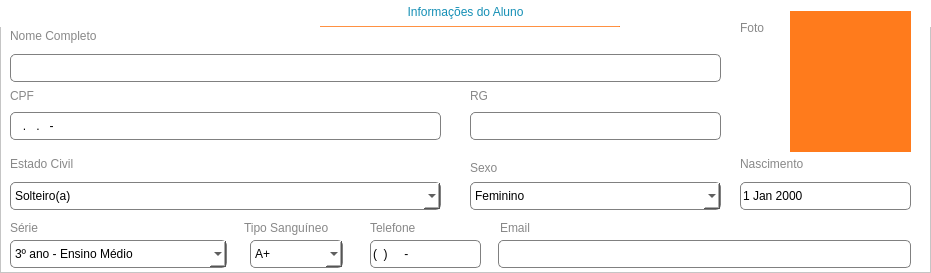
    <widget class="QFrame" name="framePessoais">
     <property name="geometry">
      <rect>
       <x>0</x>
       <y>10</y>
       <width>931</width>
       <height>273</height>
      </rect>
     </property>
     <property name="sizePolicy">
      <sizepolicy hsizetype="Expanding" vsizetype="Expanding">
       <horstretch>0</horstretch>
       <verstretch>0</verstretch>
      </sizepolicy>
     </property>
     <property name="styleSheet">
      <string notr="true">background-color: rgb(255, 255, 255)</string>
     </property>
     <property name="frameShape">
      <enum>QFrame::StyledPanel</enum>
     </property>
     <property name="frameShadow">
      <enum>QFrame::Raised</enum>
     </property>
     <widget class="QLabel" name="lblPessoais">
      <property name="geometry">
       <rect>
        <x>0</x>
        <y>-4</y>
        <width>931</width>
        <height>31</height>
       </rect>
      </property>
      <property name="styleSheet">
       <string notr="true">font: 25 12pt &quot;Malgun Gothic Semilight&quot;;
color: rgb(21, 143, 181);</string>
      </property>
      <property name="text">
       <string>Informações do Aluno</string>
      </property>
      <property name="alignment">
       <set>Qt::AlignCenter</set>
      </property>
     </widget>
     <widget class="QLabel" name="lblNome">
      <property name="geometry">
       <rect>
        <x>10</x>
        <y>24</y>
        <width>181</width>
        <height>23</height>
       </rect>
      </property>
      <property name="styleSheet">
       <string notr="true">font: 75 10pt &quot;Malgun Gothic&quot;;
color: rgb(136, 136, 136)</string>
      </property>
      <property name="text">
       <string>Nome Completo</string>
      </property>
     </widget>
     <widget class="QLabel" name="lblCpf">
      <property name="geometry">
       <rect>
        <x>10</x>
        <y>84</y>
        <width>55</width>
        <height>23</height>
       </rect>
      </property>
      <property name="styleSheet">
       <string notr="true">color: rgb(136, 136, 136);
font: 75 10pt &quot;Malgun Gothic&quot;;</string>
      </property>
      <property name="text">
       <string>CPF</string>
      </property>
     </widget>
     <widget class="QLabel" name="lblEstadoCivil">
      <property name="geometry">
       <rect>
        <x>10</x>
        <y>152</y>
        <width>111</width>
        <height>23</height>
       </rect>
      </property>
      <property name="styleSheet">
       <string notr="true">color: rgb(136, 136, 136);
font: 75 10pt &quot;Malgun Gothic&quot;;</string>
      </property>
      <property name="text">
       <string>Estado Civil</string>
      </property>
     </widget>
     <widget class="QLabel" name="lblNascimento">
      <property name="geometry">
       <rect>
        <x>740</x>
        <y>152</y>
        <width>121</width>
        <height>23</height>
       </rect>
      </property>
      <property name="styleSheet">
       <string notr="true">color: rgb(136, 136, 136);
font: 75 10pt &quot;Malgun Gothic&quot;;</string>
      </property>
      <property name="text">
       <string>Nascimento</string>
      </property>
     </widget>
     <widget class="QLabel" name="lblRg">
      <property name="geometry">
       <rect>
        <x>470</x>
        <y>84</y>
        <width>55</width>
        <height>23</height>
       </rect>
      </property>
      <property name="styleSheet">
       <string notr="true">color: rgb(136, 136, 136);
font: 75 10pt &quot;Malgun Gothic&quot;;</string>
      </property>
      <property name="text">
       <string>RG</string>
      </property>
      <property name="textFormat">
       <enum>Qt::PlainText</enum>
      </property>
     </widget>
     <widget class="QComboBox" name="cbEstadoCivil">
      <property name="geometry">
       <rect>
        <x>10</x>
        <y>182</y>
        <width>431</width>
        <height>28</height>
       </rect>
      </property>
      <property name="styleSheet">
       <string notr="true">border: 1px solid grey;
border-radius: 5px;
font: 9pt &quot;Leelawadee UI Semilight&quot;;
background-color: rgb(255, 255, 255);</string>
      </property>
      <property name="currentIndex">
       <number>0</number>
      </property>
      <property name="maxVisibleItems">
       <number>5</number>
      </property>
      <item>
       <property name="text">
        <string>Solteiro(a)</string>
       </property>
      </item>
      <item>
       <property name="text">
        <string>Casado(a)</string>
       </property>
      </item>
      <item>
       <property name="text">
        <string>Separado(a)</string>
       </property>
      </item>
      <item>
       <property name="text">
        <string>Divorciado(a)</string>
       </property>
      </item>
      <item>
       <property name="text">
        <string>Viúvo(a)</string>
       </property>
      </item>
     </widget>
     <widget class="QDateEdit" name="dateNascimento">
      <property name="geometry">
       <rect>
        <x>740</x>
        <y>182</y>
        <width>171</width>
        <height>28</height>
       </rect>
      </property>
      <property name="styleSheet">
       <string notr="true">border: 1px solid grey;
border-radius: 5px;
font: 9pt &quot;Leelawadee UI Semilight&quot;;
background-color: rgb(255, 255, 255);</string>
      </property>
      <property name="buttonSymbols">
       <enum>QAbstractSpinBox::NoButtons</enum>
      </property>
      <property name="maximumDate">
       <date>
        <year>3000</year>
        <month>12</month>
        <day>31</day>
       </date>
      </property>
      <property name="minimumDate">
       <date>
        <year>1900</year>
        <month>9</month>
        <day>14</day>
       </date>
      </property>
     </widget>
     <widget class="QLabel" name="lblSexo">
      <property name="geometry">
       <rect>
        <x>470</x>
        <y>152</y>
        <width>55</width>
        <height>31</height>
       </rect>
      </property>
      <property name="styleSheet">
       <string notr="true">color: rgb(136, 136, 136);
font: 75 10pt &quot;Malgun Gothic&quot;;</string>
      </property>
      <property name="text">
       <string>Sexo</string>
      </property>
     </widget>
     <widget class="QComboBox" name="cbSexo">
      <property name="geometry">
       <rect>
        <x>470</x>
        <y>182</y>
        <width>251</width>
        <height>28</height>
       </rect>
      </property>
      <property name="styleSheet">
       <string notr="true">border: 1px solid grey;
border-radius: 5px;
font: 9pt &quot;Leelawadee UI Semilight&quot;;
background-color: rgb(255, 255, 255);</string>
      </property>
      <item>
       <property name="text">
        <string>Feminino</string>
       </property>
      </item>
      <item>
       <property name="text">
        <string>Masculino</string>
       </property>
      </item>
      <item>
       <property name="text">
        <string>Outro</string>
       </property>
      </item>
     </widget>
     <widget class="Line" name="line_3">
      <property name="geometry">
       <rect>
        <x>320</x>
        <y>26</y>
        <width>300</width>
        <height>1</height>
       </rect>
      </property>
      <property name="styleSheet">
       <string notr="true">background-color: rgb(255, 123, 28);</string>
      </property>
      <property name="orientation">
       <enum>Qt::Horizontal</enum>
      </property>
     </widget>
     <widget class="QLabel" name="lblFoto_2">
      <property name="geometry">
       <rect>
        <x>740</x>
        <y>16</y>
        <width>40</width>
        <height>23</height>
       </rect>
      </property>
      <property name="styleSheet">
       <string notr="true">color: rgb(136, 136, 136);
font: 75 10pt &quot;Malgun Gothic&quot;;</string>
      </property>
      <property name="text">
       <string>Foto</string>
      </property>
     </widget>
     <widget class="QLineEdit" name="lineNome">
      <property name="geometry">
       <rect>
        <x>10</x>
        <y>54</y>
        <width>711</width>
        <height>28</height>
       </rect>
      </property>
      <property name="styleSheet">
       <string notr="true">border: 1px solid grey;
border-radius: 5px;
font: 9pt &quot;Leelawadee UI Semilight&quot;;
background-color: rgb(255, 255, 255);</string>
      </property>
     </widget>
     <widget class="QLineEdit" name="lineCpf">
      <property name="geometry">
       <rect>
        <x>10</x>
        <y>112</y>
        <width>431</width>
        <height>28</height>
       </rect>
      </property>
      <property name="styleSheet">
       <string notr="true">border: 1px solid grey;
border-radius: 5px;
font: 9pt &quot;Leelawadee UI Semilight&quot;;
background-color: rgb(255, 255, 255);</string>
      </property>
      <property name="inputMask">
       <string>000.000.000-00</string>
      </property>
     </widget>
     <widget class="QLineEdit" name="lineRg">
      <property name="geometry">
       <rect>
        <x>470</x>
        <y>112</y>
        <width>251</width>
        <height>28</height>
       </rect>
      </property>
      <property name="styleSheet">
       <string notr="true">border: 1px solid grey;
border-radius: 5px;
font: 9pt &quot;Leelawadee UI Semilight&quot;;
background-color: rgb(255, 255, 255);</string>
      </property>
     </widget>
     <widget class="QLabel" name="lblFoto">
      <property name="geometry">
       <rect>
        <x>790</x>
        <y>11</y>
        <width>121</width>
        <height>141</height>
       </rect>
      </property>
      <property name="styleSheet">
       <string notr="true">background-color: rgb(255, 123, 28);
</string>
      </property>
      <property name="text">
       <string/>
      </property>
     </widget>
     <widget class="QLabel" name="lblSerie">
      <property name="geometry">
       <rect>
        <x>10</x>
        <y>212</y>
        <width>55</width>
        <height>31</height>
       </rect>
      </property>
      <property name="styleSheet">
       <string notr="true">color: rgb(136, 136, 136);
font: 75 10pt &quot;Malgun Gothic&quot;;</string>
      </property>
      <property name="text">
       <string>Série</string>
      </property>
     </widget>
     <widget class="QComboBox" name="cbSerie">
      <property name="geometry">
       <rect>
        <x>10</x>
        <y>240</y>
        <width>217</width>
        <height>28</height>
       </rect>
      </property>
      <property name="styleSheet">
       <string notr="true">border: 1px solid grey;
border-radius: 5px;
font: 9pt &quot;Leelawadee UI Semilight&quot;;
background-color: rgb(255, 255, 255);</string>
      </property>
      <property name="currentText">
       <string>3º ano - Ensino Médio</string>
      </property>
      <item>
       <property name="text">
        <string>3º ano - Ensino Médio</string>
       </property>
      </item>
      <item>
       <property name="text">
        <string>2º ano - Ensino Médio</string>
       </property>
      </item>
      <item>
       <property name="text">
        <string>1º ano - Ensino Médio</string>
       </property>
      </item>
      <item>
       <property name="text">
        <string>9º ano - Ensino Fundamental</string>
       </property>
      </item>
      <item>
       <property name="text">
        <string>8º ano - Ensino Fundamental</string>
       </property>
      </item>
      <item>
       <property name="text">
        <string>7º ano - Ensino Fundamental</string>
       </property>
      </item>
      <item>
       <property name="text">
        <string>6º ano - Ensino Fundamental</string>
       </property>
      </item>
      <item>
       <property name="text">
        <string>5º ano - Ensino Fundamental</string>
       </property>
      </item>
      <item>
       <property name="text">
        <string>4º ano - Ensino Fundamental</string>
       </property>
      </item>
      <item>
       <property name="text">
        <string>3º ano - Ensino Fundamental</string>
       </property>
      </item>
      <item>
       <property name="text">
        <string>2º ano - Ensino Fundamental</string>
       </property>
      </item>
      <item>
       <property name="text">
        <string>1º ano - Ensino Fundamental</string>
       </property>
      </item>
     </widget>
     <widget class="QLabel" name="lblTipoSanguineo">
      <property name="geometry">
       <rect>
        <x>244</x>
        <y>212</y>
        <width>105</width>
        <height>31</height>
       </rect>
      </property>
      <property name="styleSheet">
       <string notr="true">color: rgb(136, 136, 136);
font: 75 10pt &quot;Malgun Gothic&quot;;</string>
      </property>
      <property name="text">
       <string>Tipo Sanguíneo</string>
      </property>
     </widget>
     <widget class="QComboBox" name="cbTipoSanguineo">
      <property name="geometry">
       <rect>
        <x>250</x>
        <y>240</y>
        <width>93</width>
        <height>28</height>
       </rect>
      </property>
      <property name="styleSheet">
       <string notr="true">border: 1px solid grey;
border-radius: 5px;
font: 9pt &quot;Leelawadee UI Semilight&quot;;
background-color: rgb(255, 255, 255);</string>
      </property>
      <property name="currentText">
       <string>A+</string>
      </property>
      <item>
       <property name="text">
        <string>A+</string>
       </property>
      </item>
      <item>
       <property name="text">
        <string>A-</string>
       </property>
      </item>
      <item>
       <property name="text">
        <string>B+</string>
       </property>
      </item>
      <item>
       <property name="text">
        <string>B-</string>
       </property>
      </item>
      <item>
       <property name="text">
        <string>AB+</string>
       </property>
      </item>
      <item>
       <property name="text">
        <string>AB-</string>
       </property>
      </item>
      <item>
       <property name="text">
        <string>O+</string>
       </property>
      </item>
      <item>
       <property name="text">
        <string>O-</string>
       </property>
      </item>
     </widget>
     <widget class="QLabel" name="lblTelefone">
      <property name="geometry">
       <rect>
        <x>370</x>
        <y>212</y>
        <width>105</width>
        <height>31</height>
       </rect>
      </property>
      <property name="styleSheet">
       <string notr="true">color: rgb(136, 136, 136);
font: 75 10pt &quot;Malgun Gothic&quot;;</string>
      </property>
      <property name="text">
       <string>Telefone</string>
      </property>
     </widget>
     <widget class="QLineEdit" name="lineTelefoneAluno">
      <property name="geometry">
       <rect>
        <x>370</x>
        <y>240</y>
        <width>111</width>
        <height>28</height>
       </rect>
      </property>
      <property name="styleSheet">
       <string notr="true">border: 1px solid grey;
border-radius: 5px;
font: 9pt &quot;Leelawadee UI Semilight&quot;;
background-color: rgb(255, 255, 255);</string>
      </property>
      <property name="inputMask">
       <string>(00)00000-0000</string>
      </property>
      <property name="text">
       <string>()-</string>
      </property>
     </widget>
     <widget class="QLabel" name="lblEmail">
      <property name="geometry">
       <rect>
        <x>500</x>
        <y>212</y>
        <width>105</width>
        <height>31</height>
       </rect>
      </property>
      <property name="styleSheet">
       <string notr="true">color: rgb(136, 136, 136);
font: 75 10pt &quot;Malgun Gothic&quot;;</string>
      </property>
      <property name="text">
       <string>Email</string>
      </property>
     </widget>
     <widget class="QLineEdit" name="lineEmail">
      <property name="geometry">
       <rect>
        <x>498</x>
        <y>240</y>
        <width>413</width>
        <height>28</height>
       </rect>
      </property>
      <property name="styleSheet">
       <string notr="true">border: 1px solid grey;
border-radius: 5px;
font: 9pt &quot;Leelawadee UI Semilight&quot;;
background-color: rgb(255, 255, 255);</string>
      </property>
      <property name="text">
       <string/>
      </property>
     </widget>
    </widget>
